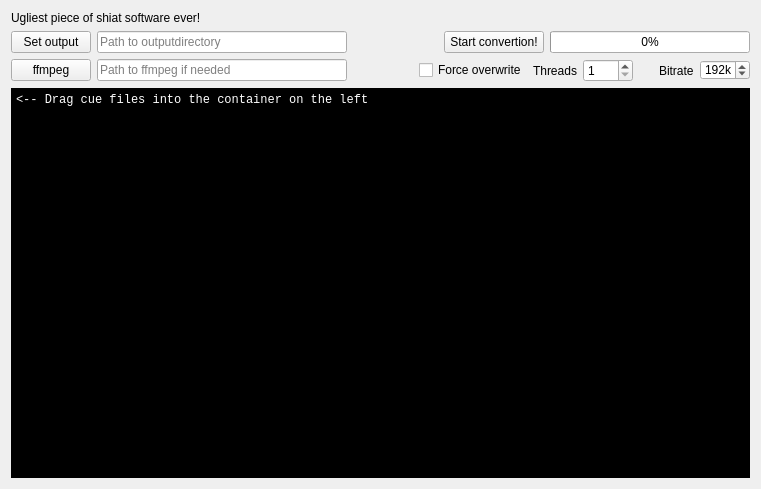
<?xml version="1.0" encoding="UTF-8"?>
<ui version="4.0">
 <class>MainWindow</class>
 <widget class="QMainWindow" name="MainWindow">
  <property name="geometry">
   <rect>
    <x>0</x>
    <y>0</y>
    <width>761</width>
    <height>489</height>
   </rect>
  </property>
  <property name="windowTitle">
   <string>Cue converter</string>
  </property>
  <widget class="QWidget" name="centralWidget">
   <layout class="QGridLayout" name="gridLayout">
    <item row="0" column="0">
     <widget class="QLabel" name="label_2">
      <property name="maximumSize">
       <size>
        <width>16777215</width>
        <height>14</height>
       </size>
      </property>
      <property name="text">
       <string>Ugliest piece of shiat software ever!</string>
      </property>
     </widget>
    </item>
    <item row="1" column="0">
     <layout class="QVBoxLayout" name="verticalLayout">
      <item>
       <layout class="QHBoxLayout" name="horizontalLayout">
        <property name="sizeConstraint">
         <enum>QLayout::SetNoConstraint</enum>
        </property>
        <item>
         <widget class="QPushButton" name="pushButton">
          <property name="text">
           <string>Set output</string>
          </property>
         </widget>
        </item>
        <item>
         <widget class="QLineEdit" name="lineOutput">
          <property name="minimumSize">
           <size>
            <width>250</width>
            <height>0</height>
           </size>
          </property>
          <property name="maximumSize">
           <size>
            <width>250</width>
            <height>16777215</height>
           </size>
          </property>
          <property name="readOnly">
           <bool>true</bool>
          </property>
          <property name="placeholderText">
           <string>Path to outputdirectory</string>
          </property>
         </widget>
        </item>
        <item>
         <spacer name="horizontalSpacer_2">
          <property name="orientation">
           <enum>Qt::Horizontal</enum>
          </property>
          <property name="sizeHint" stdset="0">
           <size>
            <width>10</width>
            <height>20</height>
           </size>
          </property>
         </spacer>
        </item>
        <item>
         <widget class="QPushButton" name="pushStartConvert">
          <property name="minimumSize">
           <size>
            <width>100</width>
            <height>0</height>
           </size>
          </property>
          <property name="maximumSize">
           <size>
            <width>100</width>
            <height>16777215</height>
           </size>
          </property>
          <property name="text">
           <string>Start convertion!</string>
          </property>
         </widget>
        </item>
        <item>
         <widget class="QProgressBar" name="progressBar">
          <property name="minimumSize">
           <size>
            <width>200</width>
            <height>0</height>
           </size>
          </property>
          <property name="value">
           <number>0</number>
          </property>
         </widget>
        </item>
       </layout>
      </item>
      <item>
       <layout class="QHBoxLayout" name="horizontalLayout_2">
        <item>
         <widget class="QPushButton" name="pushButton_2">
          <property name="text">
           <string>ffmpeg</string>
          </property>
         </widget>
        </item>
        <item>
         <widget class="QLineEdit" name="lineFfmpeg">
          <property name="minimumSize">
           <size>
            <width>250</width>
            <height>0</height>
           </size>
          </property>
          <property name="maximumSize">
           <size>
            <width>250</width>
            <height>16777215</height>
           </size>
          </property>
          <property name="readOnly">
           <bool>true</bool>
          </property>
          <property name="placeholderText">
           <string>Path to ffmpeg if needed</string>
          </property>
         </widget>
        </item>
        <item>
         <spacer name="horizontalSpacer">
          <property name="orientation">
           <enum>Qt::Horizontal</enum>
          </property>
          <property name="sizeHint" stdset="0">
           <size>
            <width>218</width>
            <height>20</height>
           </size>
          </property>
         </spacer>
        </item>
        <item>
         <widget class="QCheckBox" name="checkOverwrite">
          <property name="text">
           <string>Force overwrite</string>
          </property>
         </widget>
        </item>
        <item>
         <widget class="QLabel" name="label_4">
          <property name="maximumSize">
           <size>
            <width>100</width>
            <height>16777215</height>
           </size>
          </property>
          <property name="text">
           <string>Threads</string>
          </property>
         </widget>
        </item>
        <item>
         <widget class="QSpinBox" name="spinBox">
          <property name="minimumSize">
           <size>
            <width>50</width>
            <height>0</height>
           </size>
          </property>
          <property name="maximumSize">
           <size>
            <width>50</width>
            <height>16777215</height>
           </size>
          </property>
          <property name="minimum">
           <number>1</number>
          </property>
          <property name="maximum">
           <number>12</number>
          </property>
         </widget>
        </item>
        <item>
         <spacer name="horizontalSpacer_3">
          <property name="orientation">
           <enum>Qt::Horizontal</enum>
          </property>
          <property name="sizeType">
           <enum>QSizePolicy::Fixed</enum>
          </property>
          <property name="sizeHint" stdset="0">
           <size>
            <width>20</width>
            <height>20</height>
           </size>
          </property>
         </spacer>
        </item>
        <item>
         <widget class="QLabel" name="label_3">
          <property name="maximumSize">
           <size>
            <width>40</width>
            <height>16777215</height>
           </size>
          </property>
          <property name="text">
           <string>Bitrate</string>
          </property>
         </widget>
        </item>
        <item>
         <widget class="QSpinBox" name="spinBitrate">
          <property name="minimumSize">
           <size>
            <width>50</width>
            <height>0</height>
           </size>
          </property>
          <property name="maximumSize">
           <size>
            <width>50</width>
            <height>20</height>
           </size>
          </property>
          <property name="suffix">
           <string>k</string>
          </property>
          <property name="minimum">
           <number>96</number>
          </property>
          <property name="maximum">
           <number>320</number>
          </property>
          <property name="value">
           <number>192</number>
          </property>
         </widget>
        </item>
       </layout>
      </item>
      <item>
       <widget class="QSplitter" name="splitter">
        <property name="sizePolicy">
         <sizepolicy hsizetype="Preferred" vsizetype="Preferred">
          <horstretch>0</horstretch>
          <verstretch>0</verstretch>
         </sizepolicy>
        </property>
        <property name="orientation">
         <enum>Qt::Horizontal</enum>
        </property>
        <property name="childrenCollapsible">
         <bool>false</bool>
        </property>
        <widget class="QTextEdit" name="outputView">
         <property name="font">
          <font>
           <family>Monospace</family>
          </font>
         </property>
         <property name="styleSheet">
          <string notr="true">background-color: black;
color: white;</string>
         </property>
         <property name="lineWrapMode">
          <enum>QTextEdit::NoWrap</enum>
         </property>
         <property name="readOnly">
          <bool>true</bool>
         </property>
         <property name="html">
          <string>&lt;!DOCTYPE HTML PUBLIC &quot;-//W3C//DTD HTML 4.0//EN&quot; &quot;http://www.w3.org/TR/REC-html40/strict.dtd&quot;&gt;
&lt;html&gt;&lt;head&gt;&lt;meta name=&quot;qrichtext&quot; content=&quot;1&quot; /&gt;&lt;style type=&quot;text/css&quot;&gt;
p, li { white-space: pre-wrap; }
&lt;/style&gt;&lt;/head&gt;&lt;body style=&quot; font-family:'Monospace'; font-size:9pt; font-weight:400; font-style:normal;&quot;&gt;
&lt;p style=&quot; margin-top:0px; margin-bottom:0px; margin-left:0px; margin-right:0px; -qt-block-indent:0; text-indent:0px;&quot;&gt;&amp;lt;-- Drag cue files into the container on the left&lt;/p&gt;&lt;/body&gt;&lt;/html&gt;</string>
         </property>
        </widget>
       </widget>
      </item>
     </layout>
    </item>
   </layout>
  </widget>
 </widget>
 <layoutdefault spacing="6" margin="11"/>
 <resources/>
 <connections/>
</ui>
